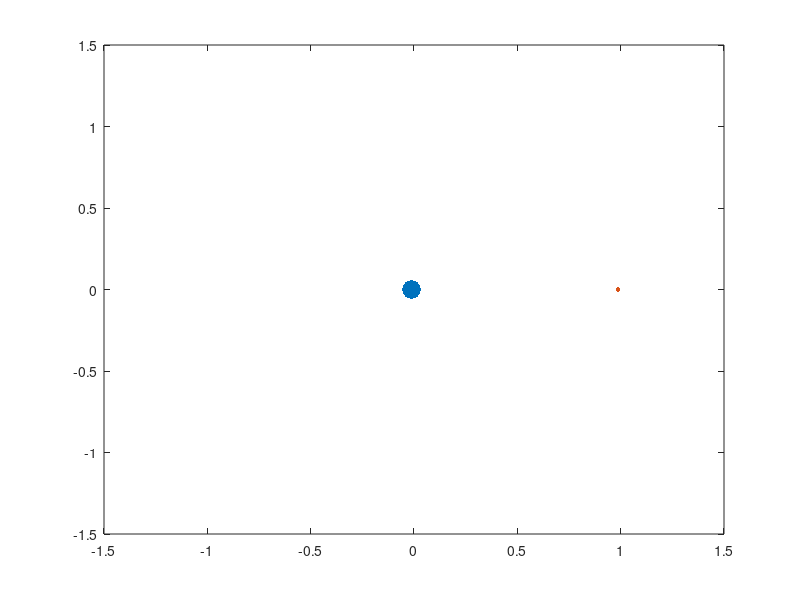

Source code (MATLAB): (Note: this script raises an error after producing the figure.)
clear
m_e = 5.9742*10^24;
m_l = 7.36*10^22;
mu = m_l / (m_e+m_l);


[x,y] = meshgrid(linspace(-1.5,1.5,200));

z = (x.^2+y.^2) + 2*(1-mu)./sqrt((x+mu).^2+y.^2) + 2 * mu ./sqrt((x-1+mu).^2+y.^2);

JC = linspace(2.98,3.15,70);
% JC = 3.18;

figure
for i = 1:length(JC)
    contourf(x,y,-z,'LevelList',-JC(i),'FaceColor',[0.4,0.4,0.4],'DisplayName','ZVC')
    hold on
    plot(-mu,0,'Marker','.','MarkerSize',40,'DisplayName','Earth')
    plot(1-mu,0,'Marker','.','MarkerSize',10,'DisplayName','Lunar')
    hold off
    title("Jacobi Constant = "+num2str(JC(i)))
    grid on
    legend()

    xlabel("LD")
    ylabel("LD")
    zlabel("LD")

    drawnow  
    frame = getframe(1);
    im = frame2im(frame);
    [imind,cm] = rgb2ind(im,256);
    if i==1
        imwrite(imind,cm,'jc.gif','gif','Loopcount',inf);
    else
        imwrite(imind,cm,'jc.gif','gif','DelayTime',0.05,'WriteMode','append');
    end

end